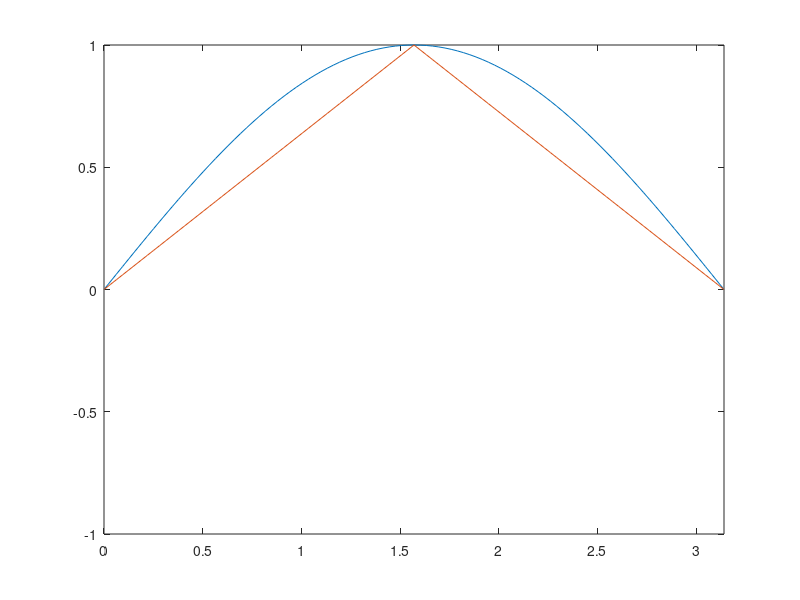
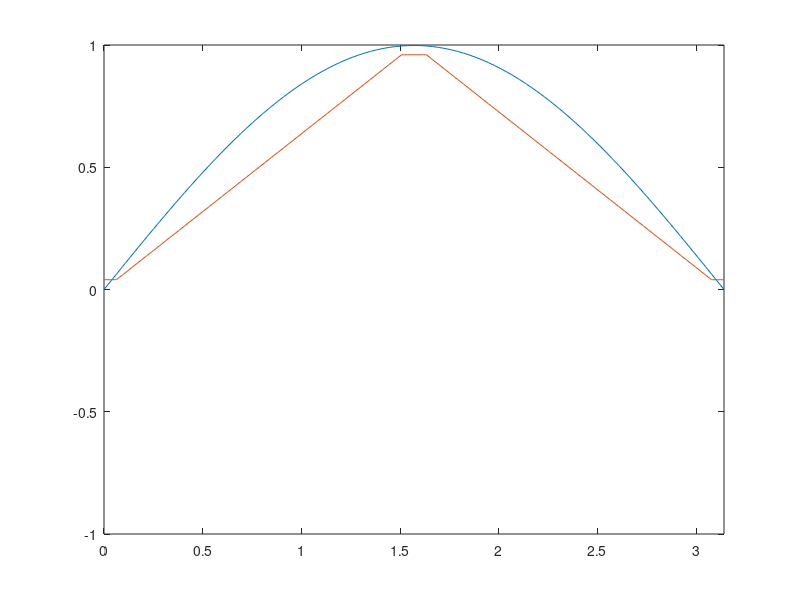
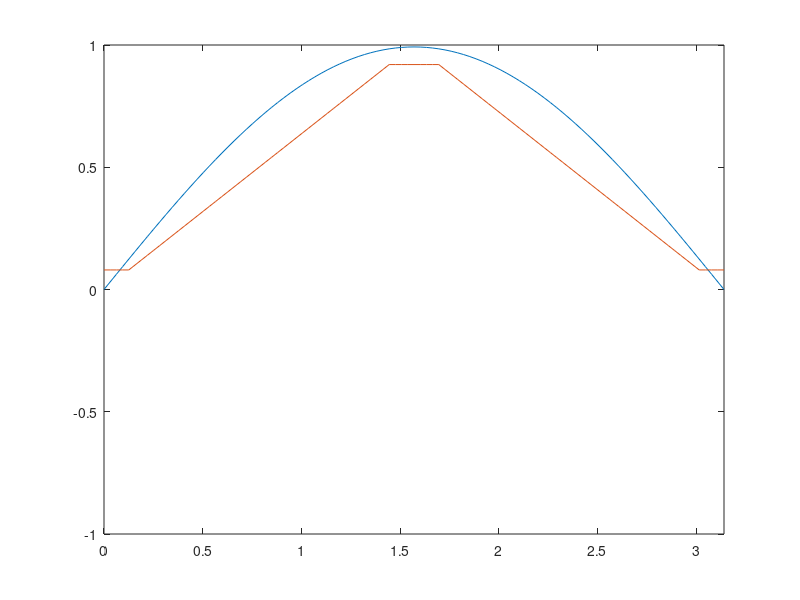
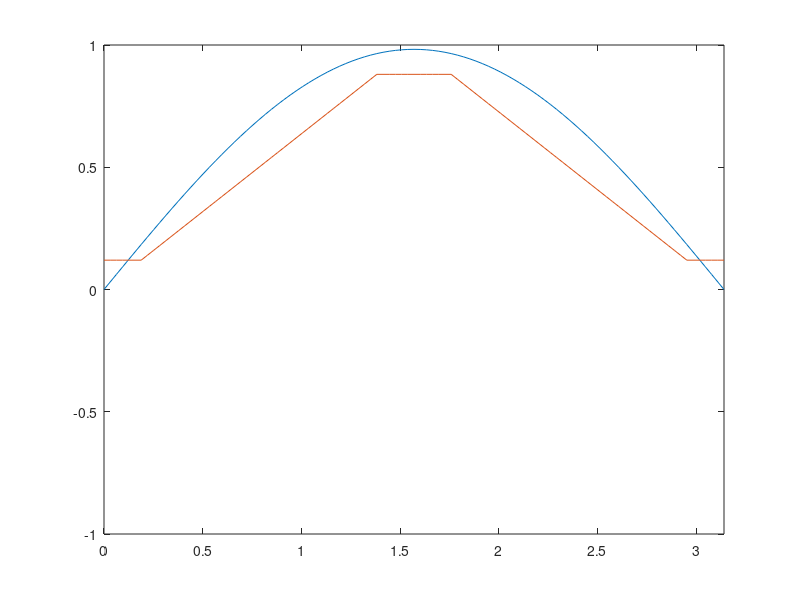

MATLAB code for these plots, in order:
clear;
cd output

function y = triangular(x,h,L)
  % Hay que separar en Periodos de subida y de bajada. 
  x = mod(x,L);
  esSubida = (x <= L/2);
  y = (2*h/L*x).*esSubida + (2*h - 2*h/L*x).*(1-esSubida);
endfunction

function f = estacionaria(onda,c)
  f = @(x,t) 1/2*(onda(x + c*t) + onda(x - c*t));
endfunction

c = 1;
topeX = pi;
pasoX = topeX/100;
T = (2*pi)/c;
pasoT = T/100;
x = [0:pasoX:topeX];

% Para pasar handler
f1 = estacionaria(@sin,c)
f2 = estacionaria(@(x) triangular(x,1,pi),c)

for t = [0:pasoT:T]
  plot( x, f1(x,t),x,f2(x,t),"-" );
  axis([0,topeX,-1,1]);
  nombreImagen = sprintf("%05d.png",t/pasoT);
  print("-dpng",nombreImagen);
endfor

cd ..